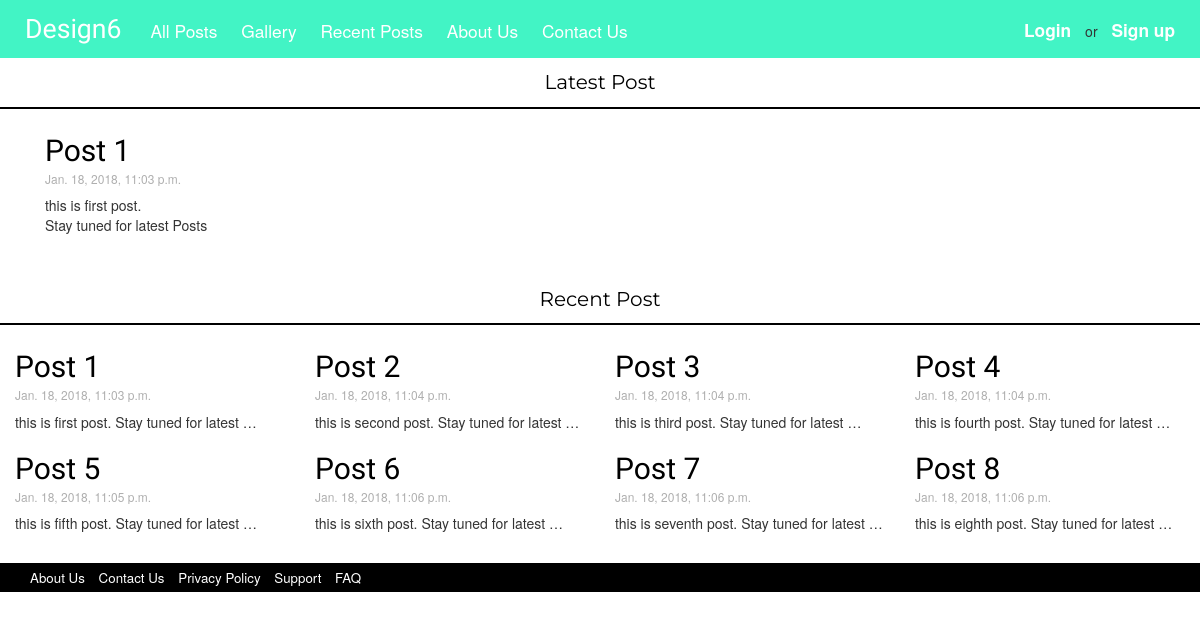
The page / on the database its author committed.
### design6/models.py (models this page shows, shortened)
class Post(models.Model):
	author = models.ForeignKey('auth.User')
	title = models.CharField(max_length=200)
	text = models.TextField()
	created_date = models.DateTimeField(default=timezone.now)
	published_date = models.DateTimeField(default=timezone.now)

### design6/views.py (the view)
# urls.py: url(r'^$', views.home_page, name= 'home_page'),
def home_page(request):
	return render(request, 'design6/home_page.html')

### design6/templatetags/post_extra.py (called while the page is built)
@register.inclusion_tag('design6/recent_posts.html')
def show_recent_post(count):
	recent_posts = Post.objects.filter(published_date__lte=timezone.now()).order_by('published_date')[:count]
	return {'recent_posts': recent_posts}

@register.inclusion_tag('design6/latest_post.html')
def show_latest_post():
	latest_post = Post.objects.filter(published_date__lte=timezone.now()).order_by('published_date')[:1]
	return {'latest_post' : latest_post}

### design6/templates/design6/home_page.html
{% extends 'design6/base.html' %}
{% load post_extra %}
{% block content %}
	<div class="container-fluid latest">
		<p>Latest Post</p>
	</div>
	<div class="container-fluid lPost">
		{% show_latest_post %}
	</div>
	<div class="container-fluid latest">
		<p>Recent Post</p>
	</div>
	<div class="container-fluid">
		<div class="row">
			{% show_recent_post 8 %}
		</div>
	</div>
{% endblock %}

### design6/templates/design6/latest_post.html
{% for post in latest_post %}
<h2><a href="{% url 'post_detail' pk=post.pk%}">{{ post.title }}</a></h2>
<h6 class="date">{{ post.published_date }}</h6>
<div class="postText">
	<p>{{ post.text|linebreaks }}</p>
</div>
{%endfor%}

### design6/templates/design6/recent_posts.html
{% for post in recent_posts %}
	<div class="col-sm-3 col-xs-6">
		<h2><a href="{% url 'post_detail' pk=post.pk %}">{{ post.title }}</a></h2>
		<h6 class="date">{{ post.published_date }}</h6>
		<div class="postText">
			<p>{{ post.text|truncatewords:8|linebreaks }}</p>
		</div>
	</div>
{% endfor %}

### design6/static/css/base.css (style rules this page uses)
.latest { padding-top: 10px; border-bottom: 2px solid; font-family: 'Montserrat', sans-serif; font-size: 15pt; color: #000000; text-align: center; width: 100%; margin-bottom: 15px; }
.lpost { margin-left: 30px; margin-bottom: 30px; }
h2 { margin-top: 10px; margin-bottom: 5px; font-family: "Berkshire Swash", cursive; }
h2 a:link, h2 a:visited { color: #000000; text-decoration: none; }
.date { margin-top: 0; color: #afafaf; }

### rows shown on the page
Post: title "Post 1", published_date "Jan. 18, 2018, 11:03 p.m.", text "this is first post. Stay tuned for latest Posts", text "this is first post. Stay tuned for latest …"
Post: title "Post 2", published_date "Jan. 18, 2018, 11:04 p.m.", text "this is second post. Stay tuned for latest …"
Post: title "Post 3", published_date "Jan. 18, 2018, 11:04 p.m.", text "this is third post. Stay tuned for latest …"
Post: title "Post 4", published_date "Jan. 18, 2018, 11:04 p.m.", text "this is fourth post. Stay tuned for latest …"
Post: title "Post 5", published_date "Jan. 18, 2018, 11:05 p.m.", text "this is fifth post. Stay tuned for latest …"
Post: title "Post 6", published_date "Jan. 18, 2018, 11:06 p.m.", text "this is sixth post. Stay tuned for latest …"
Post: title "Post 7", published_date "Jan. 18, 2018, 11:06 p.m.", text "this is seventh post. Stay tuned for latest …"
Post: title "Post 8", published_date "Jan. 18, 2018, 11:06 p.m.", text "this is eighth post. Stay tuned for latest …"
